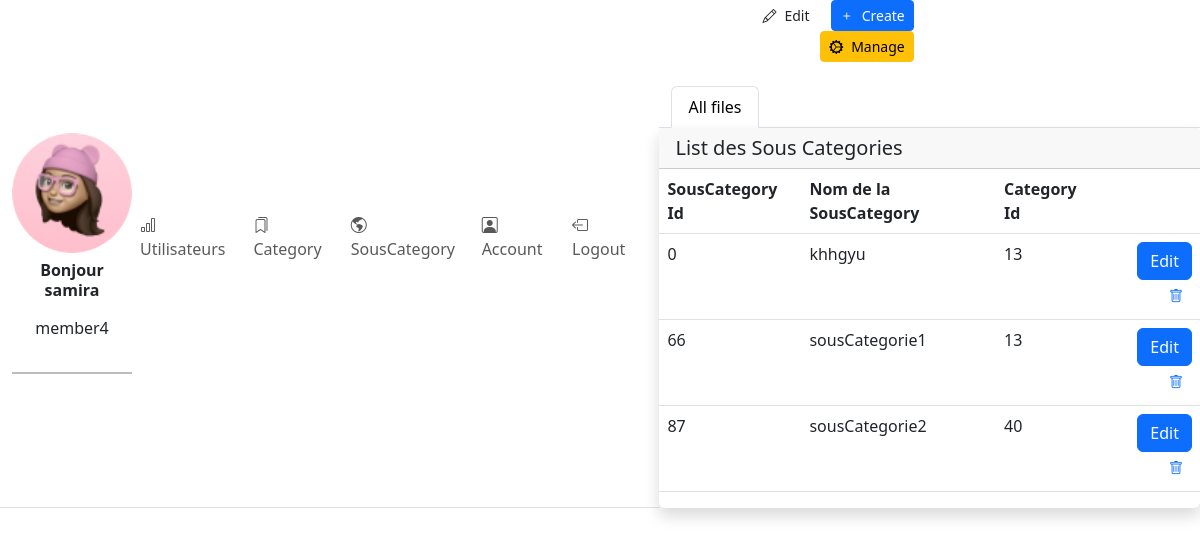
Page /pages/SousCategory.php (signed in) on the committed database.
### tables this page shows
CREATE TABLE `souscategories` (
  `SubcategoryID` int(11) NOT NULL,
  `NomSousCategorie` varchar(255) DEFAULT NULL,
  `CategoryID` int(11) DEFAULT NULL
);

### pages/SousCategory.php (the view, shortened to what this page needs)
<!DOCTYPE html>
<html lang="en">
<head>
    <link rel="stylesheet" href="https://cdn.jsdelivr.net/npm/bootstrap@5.3.0/dist/css/bootstrap.min.css">
    <link href="https://cdn.jsdelivr.net/npm/@sweetalert2/theme-dark@4/dark.css" rel="stylesheet">
    <link rel="stylesheet" href="../css/page.css">
</head>
<body>
    <?php include('./component/sidebar.php') ?>
    <div class="h-screen flex-grow-1 overflow-y-lg-auto">
        <header class="bg-surface-primary border-bottom pt-6">
            <div class="container-fluid">
                <div class="mb-npx">
                    <div class="row align-items-center">
                        <div class="col-sm-6 col-12 text-sm-end ">
                            <div class="mx-n1">
                                <a href="#" class="btn d-inline-flex btn-sm btn-neutral border-base mx-1">
                                    <span class=" pe-2">
                                        <i class="bi bi-pencil"></i>
                                    </span>
                                    <span>Edit</span>
                                </a>
                                <a href="#" class="btn d-inline-flex btn-sm btn-primary mx-1" data-bs-toggle="modal" data-bs-target="#createSousCategoryModal">
                                <span class="pe-2">
    <i class="bi bi-plus"></i>
</span>
<span>Create</span>
</a>
                                <a href="#" class="btn d-inline-flex btn-sm btn-warning mx-1">
                                    <span class=" pe-2">
                                        <i class="bi bi-gear-wide-connected"></i>
                                    </span>
                                    <span>Manage</span>
                                </a>
                            </div>
                        </div>
                    </div>
                    <ul class="nav nav-tabs mt-4 overflow-x border-0">
                        <li class="nav-item ">
                            <a href="#" class="nav-link active">All files</a>
                        </li>
                    </ul>
                </div>
            </div>
        </header>
        <div class="card shadow border-0 mb-7">
            <div class="card-header">
                <h5 class="mb-0">List des Sous Categories</h5>
            </div>
            <div class="table-responsive">
                <?php
                include 'connexion.php';
                $result = $con->query("SELECT * FROM souscategories");
                ?>
                <table class="table table-hover table-nowrap">
                    <thead class="thead-light">
                        <tr>
                            <th scope="col">SousCategory Id</th>
                            <th scope="col">Nom de la SousCategory </th>
                            <th scope="col">Category Id </th>
                            <th></th>
                        </tr>
                    </thead>
                    <tbody>
                        <?php foreach ($result as $value) : ?>
                            <tr>
                                <td><?php echo $value['SubcategoryID'] ?></td>
                                <td><?php echo $value['NomSousCategorie'] ?></td>
                                <td><?php echo $value['CategoryID'] ?></td>
                                <td class="text-end">
                                <button type="button" class="btn btn-primary edit-btn" data-bs-toggle="modal" data-bs-target="#userProfileModal<?php echo $value['SubcategoryID']; ?>">Edit</button>
                                        <button type="button" class="btn btn-sm btn-square btn-neutral text-danger-hover">
                                            <a href="removeCat.php?CategoryID=<?php echo $value['CategoryID'] ?>"><i class="bi bi-trash"></i></a>
                                        </button>
                                    </td>
                                </tr>
                        <?php endforeach; ?>
                    </tbody>
                </table>
            </div>
        </div>
</body>
</html>

### rows in the picture
souscategories: SubcategoryID "0", NomSousCategorie "khhgyu", CategoryID "13"
souscategories: SubcategoryID "66", NomSousCategorie "sousCategorie1", CategoryID "13"
souscategories: SubcategoryID "87", NomSousCategorie "sousCategorie2", CategoryID "40"

### other values in the picture
$_SESSION['name'] "samira"
$_SESSION['role'] "member4"
